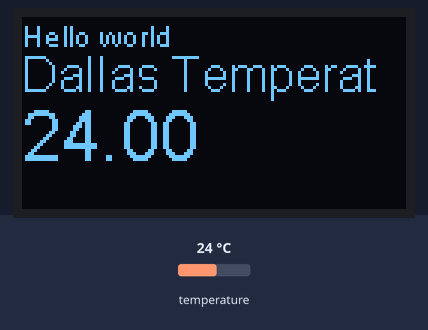
The sketch below on a simulated ESP8266 (Wemos D1 mini). On the bench: 128×64 one-colour display. Inputs (shaded band) come from the test bench; at power-on: temperature 24 °C. WiFi joins after 1.5 s; servers stay silent unless stated; what the sketch prints to the serial monitor is not drawn.

Above: at 3.5 s.
3.6 s: temperature set to 12 °C
At 5.5 s:
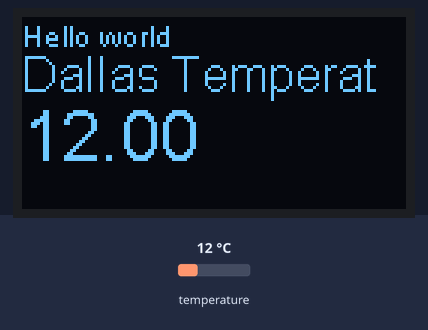
5.9 s: temperature set to 19 °C
At 8.3 s:
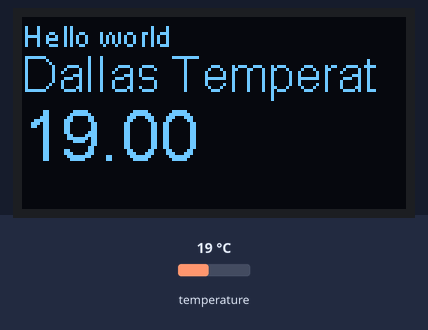
9.1 s: temperature set to 28 °C
At 11.2 s:
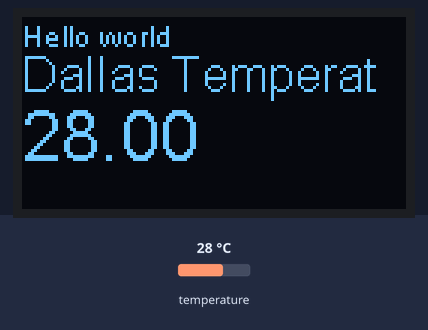
Timing chart, 0 to 12.7 s (numbered marks = the images above; inputs shaded):
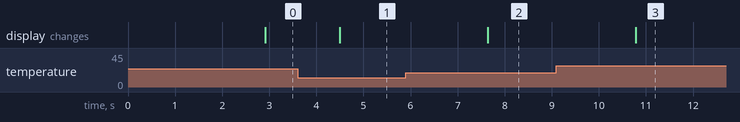

The sketch:

BlynESP8266Wemos_D1-With_Batery_OledSSD1306.ino
```cpp
 #include "SSD1306Brzo.h"
#include <OneWire.h>
#include <DallasTemperature.h>
#include <SimpleTimer.h>
#include <ESP8266WiFi.h>
#include <BlynkSimpleEsp8266.h>

#define ONE_WIRE_BUS 0    // D3 en wemos D1

OneWire oneWire(ONE_WIRE_BUS);

DallasTemperature sensors(&oneWire);

char auth[] = "d057580798ec4c96acb1b8b747c159d8";
char ssid[] = "FFULLHE";
char pass[] = "mg833857";

SimpleTimer timer;

// Optionally include custom images
// Initialize the OLED display using brzo_i2c:
 SSD1306Brzo display(0x3c, 5, 4);  // ADDRESS, SDA, SCL

#define DEMO_DURATION 3000
typedef void (*Demo)(void);

int demoMode = 0;
int counter = 1;
int roomTemperature;

void setup() {
  Serial.begin(115200);
  Serial.println();
  Serial.println();
 // Wire.begin();
  //Wire.setClock(400000L);
  sensors.begin();

  // Initialising the UI will init the display too.
  display.init();

  display.flipScreenVertically();
  display.setFont(ArialMT_Plain_10);

  uint32_t m = micros();
Blynk.begin(auth, ssid, pass);
while (Blynk.connect() == false);

}

void drawFontFaceDemo() {
    // Font Demo1
    // create more fonts at http://oleddisplay.squix.ch/
    display.setTextAlignment(TEXT_ALIGN_LEFT);
    display.setFont(ArialMT_Plain_10);
    display.drawString(0, 0, "Hello world");
    display.setFont(ArialMT_Plain_16);
    display.drawString(0, 10, "Dallas Temperat");
    display.setFont(ArialMT_Plain_24);
    display.drawString(0, 26, String(sensors.getTempCByIndex(0) ));
}

Demo demos[] = {drawFontFaceDemo}; // mdificar aqui primero
int demoLength = (sizeof(demos) / sizeof(Demo));
long timeSinceLastModeSwitch = 0;

void loop(void) {
  // clear the display
  display.clear();
  // draw the current demo method
  demos[demoMode]();
  sensors.requestTemperatures(); // Send the command to get temperatures
  Serial.println("DONE");
  float tempC = sensors.getTempCByIndex(0);
   Serial.println(tempC);

  display.setTextAlignment(TEXT_ALIGN_RIGHT);
  display.drawString(10, 128, String(millis()));
  // write the buffer to the display
  display.display();

  if (millis() - timeSinceLastModeSwitch > DEMO_DURATION) {
    demoMode = (demoMode + 1)  % demoLength;
    timeSinceLastModeSwitch = millis();
  }
  counter++;
  delay(20);

  Blynk.run();
  timer.run();

  sensors.requestTemperatures();                  // Polls the sensors.
  roomTemperature = sensors.getTempCByIndex(0);   // Stores temperature. Change to getTempCByIndex(0) for celcius.
  Blynk.virtualWrite(1, roomTemperature);         // Send temperature to Blynk app virtual pin 1.


}
```

Measured:
- after the input at 3.6 s, the display: changes after 0.89 s (image 1)
- after the input at 5.9 s, the display: changes after 1.7 s (image 2)
- after the input at 9.1 s, the display: changes after 1.7 s (image 3)
